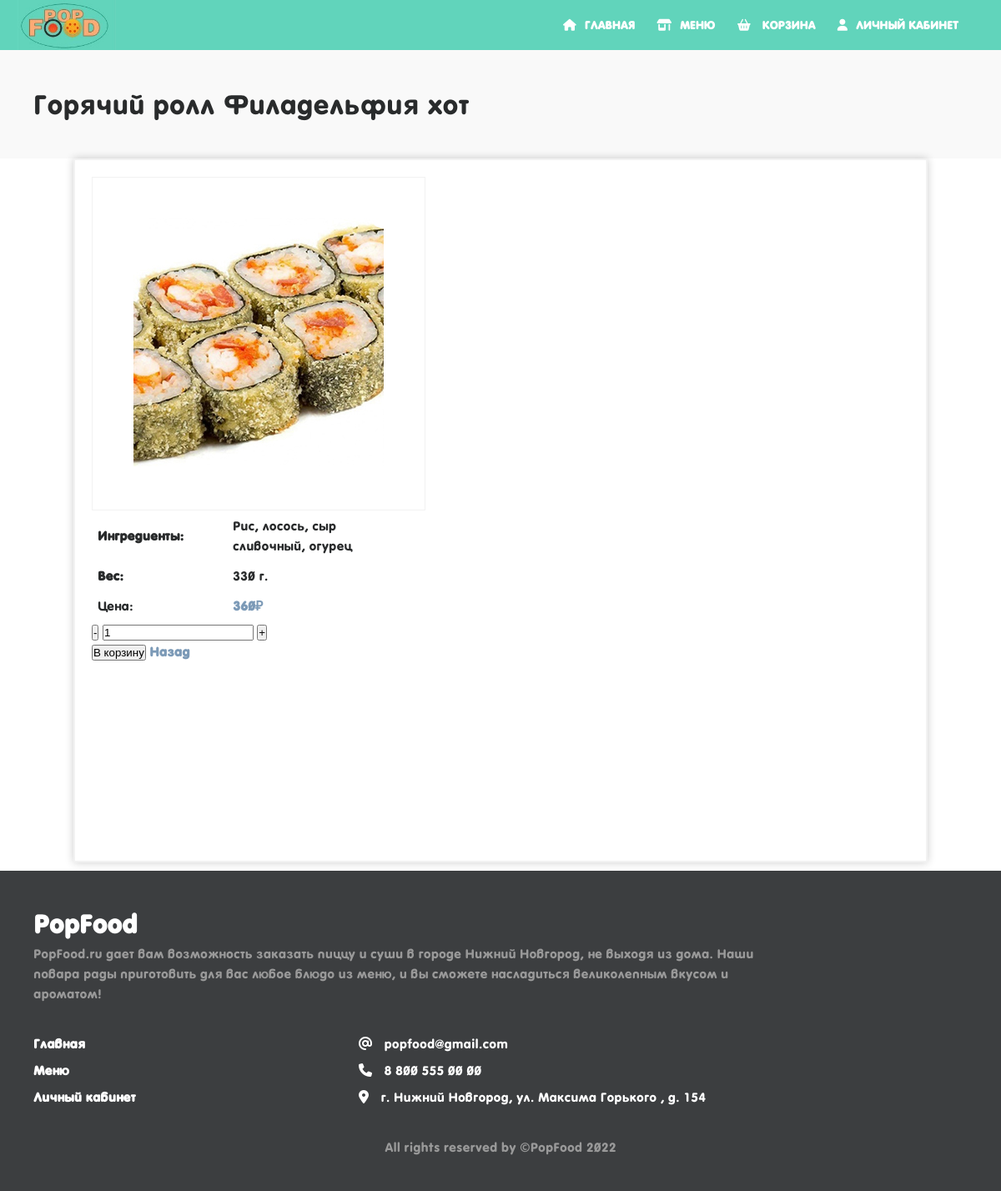
/index.php?page=openProduct&id=6, run on the app's committed database.
### tables this page shows
CREATE TABLE `products` (
  `id` int NOT NULL,
  `name` varchar(120) NOT NULL,
  `category` int NOT NULL,
  `comp` varchar(200) NOT NULL,
  `imgs` varchar(20) NOT NULL,
  `price` int NOT NULL,
  `weight` varchar(60) NOT NULL
);

### templates/openProduct.php (the view, shortened to what this page needs)
<div class="mainBlockContentOP">
    <div class="topBlockOP">
        <p id="openedProduct-name">
            <?php echo $good['name'];
            ?>
        </p>
    </div>
    <div class="blockTovar">
        <div class="blockTovarChild">
            <div class="topBlock">
                <div class="leftTopBlock">
                 <img   src="<?php echo $good['imgs']; ?>"alt="">
             </div>
             <div class="rightTopBlock">
                <div class="contMan">
                    <table class="tableCountMan">
                        <tr><td class="tabCoun">Ингредиенты:</td>
                            <td><?php echo $good['comp']; ?></td>
                        </tr>
                        <tr><td class="tabMan">Вес: </td>
                            <td><?php echo $good['weight']; ?></td>
                        </tr>
                        <tr><td class="tabPrice">Цена:</td>
                            <td><?php $price = $good['price']; echo '<a class="Price"> '.$good['price'].'₽ </a>';?></td>
                        </tr>
                    </table>
                </div>
                <form id="form1" name="form1" action="add_cart.php" method="post">
                    <div class="input-group quantity_goods">
                        <input type="button" value="-" id="button_minus">
                        <input onchange="location=value" type="text" step="1" min="1"
                        max="10" id="num_count" name="quantity" value="1"
                        title="Qty">
                        <input type="button" value="+" id="button_plus">
                    </div>
                    <input class='add_to_cart' type="submit" value="В корзину"
                    name="submit">
                    <td><a href="index.php?page=shop">Назад</a></td>
                </form>
            </div>
        </div>
    </div>
</div>

### styles/footer.css (style rules this page uses)
*, *:before, *:after { box-sizing: border-box; }
body { display: grid; }

### styles/page.css (style rules this page uses)
* { padding: 0; margin: 0; text-decoration: none; list-style: none; }
body { font-family: 'M PLUS Rounded 1c', sans-serif; }

### styles/openProduct.css (style rules this page uses)
.mainBlockContentOP { width: 100%; }
.topBlockOP { font-family: 'VAG Round Cyrillic', serif; width: 100%; padding: 40px; line-height: 50px; background-color: #f9f9f9; }
#openedProduct-name { font-weight: normal; font-size: 2.133em; }
.blockTovar { font-family: 'VAG Round Cyrillic', serif; width: 100%; display: flex; justify-content: center; padding-right: 70px; padding-left: 70px; margin-bottom: 10px; }
.blockTovarChild { width: all; box-shadow: 0 0 10px rgba(0,0,0,0.2); border: 2px solid #f2f2f2; padding: 20px; display: flex; flex: 1; max-width: 1024px; }
.topBlock { display: inline-flex; flex-flow: wrap; width: auto; min-width: 300px; }
.leftTopBlock { background-color: #fff; border: 1px solid #f2f2f2; display:flex; justify-content: center; align-items: center; width: 400px; height: 400px; }
.rightTopBlock { margin-left: 50px; max-width: 530px; height: 400px; vertical-align: top; }
.tableCountMan td { width: 160px; padding: 5px; }
.tabCoun, .tabMan { font-size: 16px; font-weight: 600; }
@media (max-width: 1263px) { .rightTopBlock { margin-left: 0; } }
@media (max-width: 1263px) { .topBlock { flex-flow: column wrap; } }

### authorization/css/main.css (style rules this page uses)
a { color: #7c9ab7; font-weight: bold; text-decoration: none; }

### styles/basket.css (style rules this page uses)
body { font-family: 'VAG Round Cyrillic', serif; font-size: 16px; font-weight: 400; line-height: 1.5; color: #292b2c; background-color: #fff; }

### data on the page
products: name "Горячий ролл Филадельфия хот", comp "Рис, лосось, сыр сливочный, огурец", weight "330 г.", price "360"
